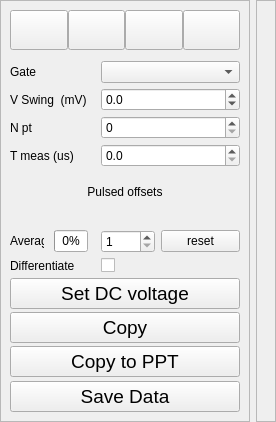
      <widget class="QWidget" name="_1D">
       <attribute name="title">
        <string>1D</string>
       </attribute>
       <layout class="QGridLayout" name="gridLayout">
        <property name="leftMargin">
         <number>0</number>
        </property>
        <property name="topMargin">
         <number>0</number>
        </property>
        <property name="rightMargin">
         <number>0</number>
        </property>
        <property name="bottomMargin">
         <number>0</number>
        </property>
        <item row="0" column="1">
         <widget class="QFrame" name="frame_1D">
          <property name="sizePolicy">
           <sizepolicy hsizetype="Preferred" vsizetype="Expanding">
            <horstretch>0</horstretch>
            <verstretch>0</verstretch>
           </sizepolicy>
          </property>
          <property name="maximumSize">
           <size>
            <width>250</width>
            <height>2000</height>
           </size>
          </property>
          <property name="frameShape">
           <enum>QFrame::StyledPanel</enum>
          </property>
          <property name="frameShadow">
           <enum>QFrame::Raised</enum>
          </property>
          <layout class="QGridLayout" name="gridLayout_3">
           <item row="0" column="0">
            <layout class="QVBoxLayout" name="verticalLayout" stretch="0,0,0,0,0,0">
             <property name="spacing">
              <number>0</number>
             </property>
             <property name="sizeConstraint">
              <enum>QLayout::SetDefaultConstraint</enum>
             </property>
             <item>
              <layout class="QFormLayout" name="formLayout_1D">
               <property name="labelAlignment">
                <set>Qt::AlignLeading|Qt::AlignLeft|Qt::AlignTop</set>
               </property>
               <property name="formAlignment">
                <set>Qt::AlignLeading|Qt::AlignLeft|Qt::AlignTop</set>
               </property>
               <property name="horizontalSpacing">
                <number>14</number>
               </property>
               <property name="verticalSpacing">
                <number>5</number>
               </property>
               <property name="leftMargin">
                <number>0</number>
               </property>
               <property name="topMargin">
                <number>0</number>
               </property>
               <property name="rightMargin">
                <number>0</number>
               </property>
               <item row="0" column="0" colspan="2">
                <layout class="QHBoxLayout">
                 <item>
                  <widget class="QPushButton" name="_1D_play">
                   <property name="sizePolicy">
                    <sizepolicy hsizetype="Expanding" vsizetype="Fixed">
                     <horstretch>0</horstretch>
                     <verstretch>0</verstretch>
                    </sizepolicy>
                   </property>
                   <property name="minimumSize">
                    <size>
                     <width>0</width>
                     <height>40</height>
                    </size>
                   </property>
                   <property name="toolTip">
                    <string>Play (F5)</string>
                   </property>
                  </widget>
                 </item>
                 <item>
                  <widget class="QPushButton" name="_1D_pause">
                   <property name="sizePolicy">
                    <sizepolicy hsizetype="Expanding" vsizetype="Fixed">
                     <horstretch>0</horstretch>
                     <verstretch>0</verstretch>
                    </sizepolicy>
                   </property>
                   <property name="minimumSize">
                    <size>
                     <width>0</width>
                     <height>40</height>
                    </size>
                   </property>
                   <property name="toolTip">
                    <string>Puase / Stop (Esc)</string>
                   </property>
                  </widget>
                 </item>
                 <item>
                  <widget class="QPushButton" name="_1D_reload">
                   <property name="sizePolicy">
                    <sizepolicy hsizetype="Expanding" vsizetype="Fixed">
                     <horstretch>0</horstretch>
                     <verstretch>0</verstretch>
                    </sizepolicy>
                   </property>
                   <property name="minimumSize">
                    <size>
                     <width>0</width>
                     <height>40</height>
                    </size>
                   </property>
                   <property name="toolTip">
                    <string>Refresh (Ctrl+F5)</string>
                   </property>
                  </widget>
                 </item>
                 <item>
                  <widget class="QPushButton" name="_1D_step">
                   <property name="sizePolicy">
                    <sizepolicy hsizetype="Expanding" vsizetype="Fixed">
                     <horstretch>0</horstretch>
                     <verstretch>0</verstretch>
                    </sizepolicy>
                   </property>
                   <property name="minimumSize">
                    <size>
                     <width>0</width>
                     <height>40</height>
                    </size>
                   </property>
                   <property name="toolTip">
                    <string>Single scan (F9)</string>
                   </property>
                  </widget>
                 </item>
                </layout>
               </item>

               <item row="1" column="0">
                <spacer name="verticalSpacer_12">
                 <property name="orientation">
                  <enum>Qt::Vertical</enum>
                 </property>
                 <property name="sizeType">
                  <enum>QSizePolicy::Fixed</enum>
                 </property>
                 <property name="sizeHint" stdset="0">
                  <size>
                   <width>20</width>
                   <height>1</height>
                  </size>
                 </property>
                </spacer>
               </item>

               <item row="2" column="0">
                <widget class="QLabel" name="_1D_gate_name_label">
                 <property name="text">
                  <string>Gate</string>
                 </property>
                </widget>
               </item>
               <item row="2" column="1">
                <widget class="QComboBox" name="_1D_gate_name">
                 <property name="enabled">
                  <bool>true</bool>
                 </property>
                 <property name="sizePolicy">
                  <sizepolicy hsizetype="Expanding" vsizetype="Fixed">
                   <horstretch>0</horstretch>
                   <verstretch>0</verstretch>
                  </sizepolicy>
                 </property>
                 <property name="minimumSize">
                  <size>
                   <width>107</width>
                   <height>0</height>
                  </size>
                 </property>
                </widget>
               </item>
               <item row="3" column="0">
                <widget class="QLabel" name="label_5">
                 <property name="text">
                  <string>V Swing  (mV)</string>
                 </property>
                </widget>
               </item>
               <item row="3" column="1">
                <widget class="QDoubleSpinBox" name="_1D_V_swing">
                 <property name="minimumSize">
                  <size>
                   <width>107</width>
                   <height>0</height>
                  </size>
                 </property>
                 <property name="decimals">
                  <number>1</number>
                 </property>
                 <property name="minimum">
                  <double>-1000.000000000000000</double>
                 </property>
                 <property name="maximum">
                  <double>1000.000000000000000</double>
                 </property>
                </widget>
               </item>
               <item row="4" column="0">
                <widget class="QLabel" name="label_2">
                 <property name="text">
                  <string>N pt</string>
                 </property>
                </widget>
               </item>
               <item row="4" column="1">
                <widget class="QSpinBox" name="_1D_npt">
                 <property name="minimumSize">
                  <size>
                   <width>107</width>
                   <height>0</height>
                  </size>
                 </property>
                 <property name="maximum">
                  <number>1000</number>
                 </property>
                </widget>
               </item>
               <item row="5" column="0">
                <widget class="QLabel" name="label">
                 <property name="text">
                  <string>T meas (us)</string>
                 </property>
                </widget>
               </item>
               <item row="5" column="1">
                <widget class="QDoubleSpinBox" name="_1D_t_meas">
                 <property name="minimumSize">
                  <size>
                   <width>107</width>
                   <height>0</height>
                  </size>
                 </property>
                 <property name="decimals">
                  <number>1</number>
                 </property>
                 <property name="maximum">
                  <double>100000.000000000000000</double>
                 </property>
                </widget>
               </item>
               <item row="8" column="0">
                <spacer>
                 <property name="orientation">
                  <enum>Qt::Horizontal</enum>
                 </property>
                 <property name="sizeType">
                  <enum>QSizePolicy::Fixed</enum>
                 </property>
                 <property name="sizeHint" stdset="0">
                  <size>
                   <width>24</width>
                   <height>8</height>
                  </size>
                 </property>
                </spacer>
               </item>
               <item row="9" column="0" colspan="2">
                <widget class="QLabel" name="label_DC_offsets1D">
                 <property name="alignment">
                  <set>Qt::AlignHCenter</set>
                 </property>
                 <property name="text">
                  <string>Pulsed offsets</string>
                 </property>
                </widget>
               </item>

               <!--  rows 11 to 29 are reserved for pulsed offsets -->

               <item row="30" column="0">
                <spacer>
                 <property name="orientation">
                  <enum>Qt::Horizontal</enum>
                 </property>
                 <property name="sizeType">
                  <enum>QSizePolicy::Fixed</enum>
                 </property>
                 <property name="sizeHint" stdset="0">
                  <size>
                   <width>24</width>
                   <height>8</height>
                  </size>
                 </property>
                </spacer>
               </item>
               <item row="32" column="0">
                <spacer>
                 <property name="orientation">
                  <enum>Qt::Vertical</enum>
                 </property>
                 <property name="sizeType">
                  <enum>QSizePolicy::MinimumExpanding</enum>
                 </property>
                 <property name="maximumSize" stdset="0">
                  <size>
                   <width>20</width>
                   <height>8</height>
                  </size>
                 </property>
                </spacer>
               </item>

               <item row="33" column="0">
                <layout class="QHBoxLayout">
                 <item>
                  <widget class="QLabel" name="label_3">
                   <property name="text">
                    <string>Average</string>
                   </property>
                  </widget>
                 </item>
                 <item>
                  <spacer>
                   <property name="orientation">
                    <enum>Qt::Horizontal</enum>
                   </property>
                   <property name="sizeType">
                    <enum>QSizePolicy::Fixed</enum>
                   </property>
                   <property name="sizeHint" stdset="0">
                    <size>
                     <width>10</width>
                     <height>20</height>
                    </size>
                   </property>
                  </spacer>
                 </item>
                 <item>
                  <widget class="QProgressBar" name="_1D_av_progress">
                   <property name="value">
                    <number>0</number>
                   </property>
                  </widget>
                 </item>
                </layout>
               </item>
               <item row="33" column="1">
                <layout class="QHBoxLayout">
                 <item>
                  <widget class="QSpinBox" name="_1D_average">
                   <property name="maximum">
                    <number>1000</number>
                   </property>
                   <property name="minimum">
                    <number>1</number>
                   </property>
				  </widget>
                 </item>
                 <item>
                  <spacer>
                   <property name="orientation">
                    <enum>Qt::Horizontal</enum>
                   </property>
                   <property name="sizeType">
                    <enum>QSizePolicy::Fixed</enum>
                   </property>
                   <property name="sizeHint" stdset="0">
                    <size>
                     <width>6</width>
                     <height>20</height>
                    </size>
                   </property>
                  </spacer>
                 </item>
                 <item>
                  <widget class="QPushButton" name="_1D_reset_average">
                   <property name="text">
                    <string>reset</string>
                   </property>
                  </widget>
                 </item>
                </layout>
               </item>
               <item row="34" column="0">
                <widget class="QLabel" name="label_7">
                 <property name="text">
                  <string>Differentiate</string>
                 </property>
                </widget>
               </item>
               <item row="34" column="1">
                <widget class="QCheckBox" name="_1D_diff">
                 <property name="text">
                  <string/>
                 </property>
                </widget>
               </item>
              </layout>
             </item>
             <item>
              <spacer name="verticalSpacer_3">
               <property name="orientation">
                <enum>Qt::Vertical</enum>
               </property>
               <property name="sizeType">
                <enum>QSizePolicy::Expanding</enum>
               </property>
               <property name="sizeHint" stdset="0">
                <size>
                 <width>20</width>
                 <height>5</height>
                </size>
               </property>
              </spacer>
             </item>
             <item>
              <widget class="QPushButton" name="_1D_set_DC">
               <property name="sizePolicy">
                <sizepolicy hsizetype="Expanding" vsizetype="Fixed">
                 <horstretch>0</horstretch>
                 <verstretch>0</verstretch>
                </sizepolicy>
               </property>
               <property name="font">
                <font>
                 <pointsize>14</pointsize>
                </font>
               </property>
               <property name="text">
                <string>Set DC voltage</string>
               </property>
               <property name="checkable">
			    <bool>true</bool>
               </property>
              </widget>
             </item>
             <item>
              <spacer>
               <property name="orientation">
                <enum>Qt::Vertical</enum>
               </property>
               <property name="sizeType">
                <enum>QSizePolicy::Fixed</enum>
               </property>
               <property name="sizeHint" stdset="0">
                <size>
                 <width>20</width>
                 <height>3</height>
                </size>
               </property>
              </spacer>
             </item>
             <item>
              <widget class="QPushButton" name="_1D_copy">
               <property name="sizePolicy">
                <sizepolicy hsizetype="Expanding" vsizetype="Fixed">
                 <horstretch>0</horstretch>
                 <verstretch>0</verstretch>
                </sizepolicy>
               </property>
               <property name="font">
                <font>
                 <pointsize>14</pointsize>
                </font>
               </property>
               <property name="text">
                <string>Copy</string>
               </property>
               <property name="toolTip">
                <string>Copy image to clipboard (Ctrl+C)</string>
               </property>
              </widget>
             </item>
             <item>
              <spacer>
               <property name="orientation">
                <enum>Qt::Vertical</enum>
               </property>
               <property name="sizeType">
                <enum>QSizePolicy::Fixed</enum>
               </property>
               <property name="sizeHint" stdset="0">
                <size>
                 <width>20</width>
                 <height>3</height>
                </size>
               </property>
              </spacer>
             </item>
             <item>
              <widget class="QPushButton" name="_1D_ppt_save">
               <property name="sizePolicy">
                <sizepolicy hsizetype="Expanding" vsizetype="Fixed">
                 <horstretch>0</horstretch>
                 <verstretch>0</verstretch>
                </sizepolicy>
               </property>
               <property name="font">
                <font>
                 <pointsize>14</pointsize>
                </font>
               </property>
               <property name="text">
                <string>Copy to PPT</string>
               </property>
               <property name="toolTip">
                <string>Copy image + metadata to PowerPoint (Ctrl+P)</string>
               </property>
              </widget>
             </item>
             <item>
              <spacer name="verticalSpacer_4">
               <property name="orientation">
                <enum>Qt::Vertical</enum>
               </property>
               <property name="sizeType">
                <enum>QSizePolicy::Fixed</enum>
               </property>
               <property name="sizeHint" stdset="0">
                <size>
                 <width>20</width>
                 <height>4</height>
                </size>
               </property>
              </spacer>
             </item>
             <item>
              <widget class="QPushButton" name="_1D_save_data">
               <property name="sizePolicy">
                <sizepolicy hsizetype="Expanding" vsizetype="Fixed">
                 <horstretch>0</horstretch>
                 <verstretch>0</verstretch>
                </sizepolicy>
               </property>
               <property name="font">
                <font>
                 <pointsize>14</pointsize>
                </font>
               </property>
               <property name="text">
                <string>Save Data</string>
               </property>
               <property name="toolTip">
                <string>Save dataset  (Ctrl+S)</string>
               </property>
              </widget>
             </item>
            </layout>
           </item>
          </layout>
         </widget>
        </item>
        <item row="0" column="2">
         <widget class="QFrame" name="_1D_plotter_frame">
          <property name="frameShape">
           <enum>QFrame::StyledPanel</enum>
          </property>
          <property name="frameShadow">
           <enum>QFrame::Raised</enum>
          </property>
          <layout class="QGridLayout" name="_1D_plotter_layout"/>
         </widget>
        </item>
       </layout>
      </widget>
